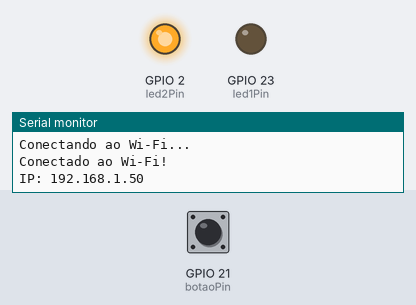
Simulated run of this sketch. Board: ESP32. Parts: output pins drawn as LEDs (lit = HIGH), the last lines printed to the serial monitor. The inputs (shaded band) are chosen by the test bench; at power-on: GPIO 21 (botaoPin) HIGH. WiFi joins after 1.5 s; servers stay silent unless stated; web services answer with replies made up by the test bench.

Above: at 3.4 s.
3.5 s: GPIO 21 (botaoPin) pulled LOW for 0.15 s
At 4.15 s:
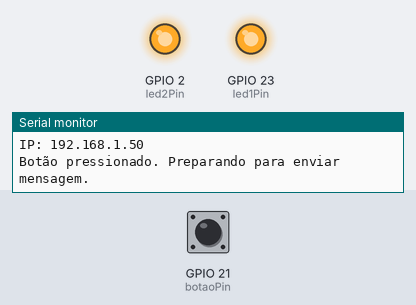
5.8 s: GPIO 21 (botaoPin) pulled LOW for 3.2 s
At 9.8 s:
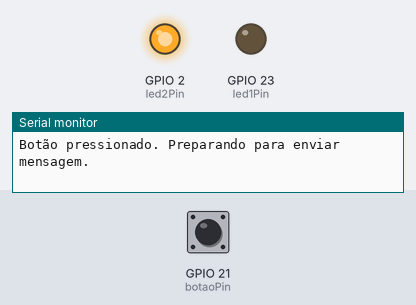
Timing chart, 0 to 11.3 s (numbered marks = the images above; inputs shaded):
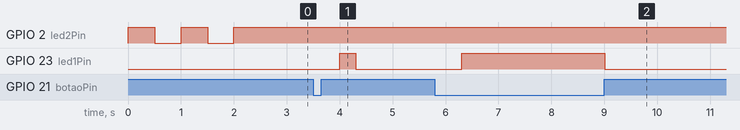

Measured:
- after the input at 3.5 s, GPIO 23 (led1Pin): LOW → HIGH after 0.50 s, → LOW 0.30 s later
- after the input at 5.8 s, GPIO 23 (led1Pin): LOW → HIGH after 0.51 s, → LOW 2.7 s later

The sketch:

bot_odepanico-sem-m_dulo-gps.ino
```cpp
#include <WiFi.h>  // Biblioteca para conectar o ESP32 ao WiFi
#include <HTTPClient.h>  // Biblioteca para fazer requisições HTTP
#include <ArduinoJson.h>  // Biblioteca para manipular JSON (precisa ser instalada via Library Manager)

// Configuração da rede Wi-Fi
const char* ssid = "Nome da rede WiF";
const char* password = "Senha do WiFi";

// Configuração dos pinos
const int botaoPin = 21;  // Pino do botão
const int led1Pin = 23;   // LED externo
const int led2Pin = 2;    // LED interno (indicador de conexão)

// Configuração do CallMeBot
String phoneNumber = "5595000000000";  // Número de telefone
String apiKey = "Chave API";  // Chave da API fornecida pelo CallMeBot
String mensagem = "SOCORRO!!!! ME AJUDE";  // Mensagem a ser enviada

// Função para conectar ao Wi-Fi
void conectarWifi() {
  Serial.println("Conectando ao Wi-Fi...");
  WiFi.begin(ssid, password);

  // Pisca o LED2 enquanto o ESP32 se conecta
  while (WiFi.status() != WL_CONNECTED) {
    digitalWrite(led2Pin, HIGH);
    delay(500);
    digitalWrite(led2Pin, LOW);
    delay(500);
  }
  Serial.println("Conectado ao Wi-Fi!");
  Serial.print("IP: ");
  Serial.println(WiFi.localIP());
  digitalWrite(led2Pin, HIGH);  // LED2 ligado indica conexão bem-sucedida
}

// Função para obter a localização do IP
String obterLocalizacaoIP() {
  HTTPClient http;
  String url = "http://ipinfo.io/json";  // Serviço que fornece a localização por IP

  http.begin(url);  // Inicia a requisição HTTP
  int httpCode = http.GET();  // Realiza a requisição GET

  String payload = "";
  if (httpCode == 200) {  // Se a requisição for bem-sucedida
    payload = http.getString();  // Obtém a resposta
  } else {
    Serial.println("Erro ao obter localização.");
  }
  http.end();  // Fecha a conexão HTTP

  return payload;  // Retorna os dados obtidos em formato JSON
}

// Função para enviar a mensagem via CallMeBot API
void enviarMensagem(String phoneNumber, String apiKey, String message) {
  HTTPClient http;

  String url = "https://api.callmebot.com/whatsapp.php?phone=" + phoneNumber +
               "&apikey=" + apiKey + "&text=" + urlencode(message);

  http.begin(url);
  int httpResponseCode = http.GET();

  if (httpResponseCode == 200) {
    Serial.println("Mensagem enviada com sucesso!");
  } else {
    Serial.println("Erro ao enviar mensagem.");
    Serial.print("Código HTTP: ");
    Serial.println(httpResponseCode);
  }
  http.end();
}

// Função de codificação para URL
String urlencode(const String& str) {
  String encoded = "";
  for (unsigned int i = 0; i < str.length(); i++) {
    char c = str.charAt(i);
    if (isalnum(c) || c == '-' || c == '_' || c == '.' || c == '~') {
      encoded += c;
    } else {
      encoded += '%' + String(c, HEX);
    }
  }
  return encoded;
}

void setup() {
  Serial.begin(115200);  // Inicializa a comunicação serial

  pinMode(botaoPin, INPUT_PULLUP);  // Configura o botão com pull-up interno
  pinMode(led1Pin, OUTPUT);  // Configura o LED1 como saída
  pinMode(led2Pin, OUTPUT);  // Configura o LED2 como saída

  conectarWifi();  // Conectar ao Wi-Fi

  // Obter localização e adicionar ao texto da mensagem
  String localizacao = obterLocalizacaoIP();
  DynamicJsonDocument doc(1024);
  DeserializationError error = deserializeJson(doc, localizacao);

  if (!error) {
    String loc = doc["loc"];  // Obtém a localização
    mensagem += ", Localização: https://maps.google.com/?q=" + loc;
  } else {
    Serial.println("Erro ao processar os dados de localização.");
  }
}

void loop() {
  static bool flag = true;  // Controle para evitar múltiplos envios

  if (digitalRead(botaoPin) == LOW) {  // Botão pressionado (estado LOW)
    Serial.println("Botão pressionado. Preparando para enviar mensagem.");
    delay(500);  // Debounce para o botão

    digitalWrite(led1Pin, HIGH);  // Acende o LED1 enquanto a mensagem é enviada

    if (flag) {
      enviarMensagem(phoneNumber, apiKey, mensagem);
      flag = false;  // Evita envio repetido
    }
  } else {
    flag = true;  // Restaura a flag quando o botão é solto
    digitalWrite(led1Pin, LOW);  // Desliga o LED1
  }

  delay(100);  // Delay para reduzir o uso da CPU
}
```
